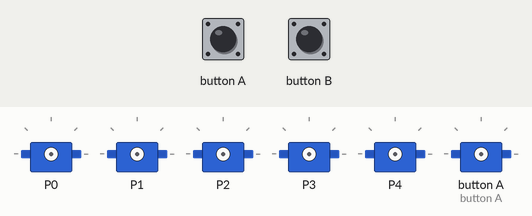
Simulated run of this program. Board: BBC micro:bit (MakeCode). Parts: 6 × servo. The test bench sets the inputs (shaded band).

Above: at 1.2 s.
1.3 s: button A pressed for 0.15 s
2.9 s: button B pressed for 0.15 s
At 3.5 s:
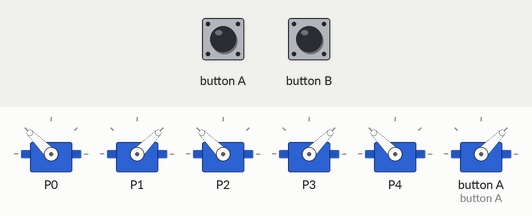
Timing chart, 0 to 5.9 s (numbered marks = the images above; inputs shaded):
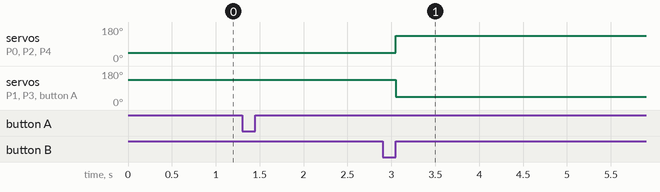

The program:

main.ts
```typescript
let servo1 = 90
let servo2 = 90
let servo3 = 90
let servo4 = 90
let servo5 = 90
let servo6 = 90

input.onButtonPressed(Button.A, () => {
    servo1 = 45
    servo2 = 135
    servo3 = 45
    servo4 = 135
    servo5 = 45
    servo6 = 135
    pins.servoWritePin(0, servo1)
    pins.servoWritePin (1, servo2)
    pins.servoWritePin (2, servo3)
    pins.servoWritePin(3,servo4)
    pins.servoWritePin (4, servo5)
    pins.servoWritePin (5, servo6)
    basic.pause(500)
})

input.onButtonPressed(Button.B, () => {
    servo1 = 135
    servo2 = 45
    servo3 = 135
    servo4 = 45
    servo5 = 135
    servo6 = 45
    pins.servoWritePin(0, servo1)
    pins.servoWritePin(1, servo2)
    pins.servoWritePin(2, servo3)
    pins.servoWritePin(3, servo4)
    pins.servoWritePin(4, servo5)
    pins.servoWritePin(5, servo6)
    basic.pause(500)
})
```

test.ts
```typescript
// aquí va el archivo "tests"; esto no se compilará cuando este paquete se utilice como una extensión.
```

Measured:
- after the input at 2.9 s, servo on P0, servo on P2, servo on P4: 45° → 135° after 0.15 s; servo on P1, servo on P3, servo on button A: 135° → 45° after 0.15 s
